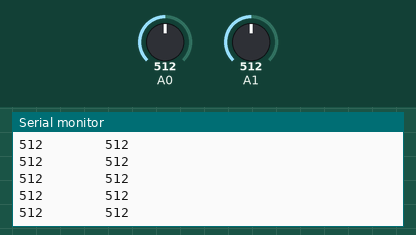
Simulated run of this sketch. Board: Arduino Uno, built with avr-gcc and run on an emulated ATmega328P. Shown: the last lines printed to the serial monitor. Inputs (shaded band) come from the test bench; at power-on: A0 = 512, A1 = 512.

Above: at 1.2 s.
1.3 s: A0 set to 111
At 1.9 s:
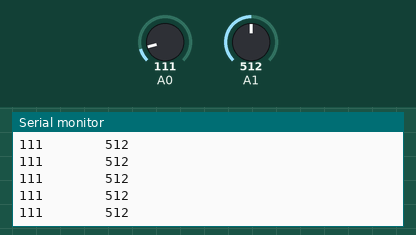
4.3 s: A0 set to 90
At 5.2 s:
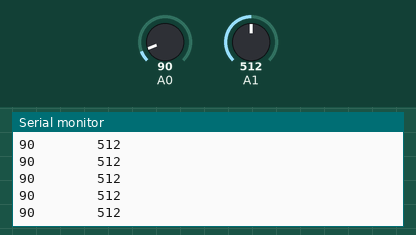
5.8 s: A1 set to 107
At 6.6 s:
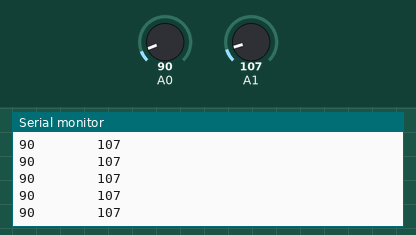
8.8 s: A1 set to 90
At 9.3 s:
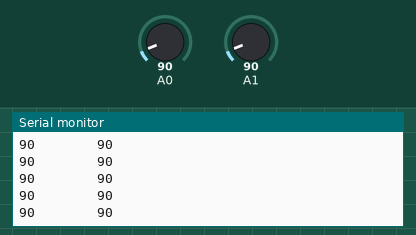
Timing chart, 0 to 11.8 s (numbered marks = the images above; inputs shaded):
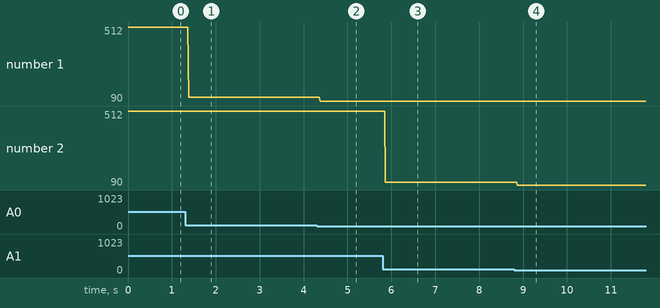

The sketch:

analog_read.ino
```cpp
int enc1=4;
int enc2=5;
void setup() {
  // put your setup code here, to run once:
pinMode(enc1,INPUT);
pinMode(enc2,INPUT);
Serial.begin(9600);
}

void loop() {
  // put your main code here, to run repeatedly:
Serial.print(analogRead(0));Serial.print("        ");Serial.println(analogRead(1));
}
```

Measured:
- after the input at 1.3 s, the serial monitor: prints a new line after 0.08 s (image 1)
- after the input at 4.3 s, the serial monitor: prints a new line after 0.08 s (image 2)
- after the input at 5.8 s, the serial monitor: prints a new line after 0.06 s (image 3)
- after the input at 8.8 s, the serial monitor: prints a new line after 0.07 s (image 4)
- plotted number 1: 512 → 111 after the input at 1.3 s, 111 → 90 after the input at 4.3 s
- plotted number 2: 512 → 107 after the input at 5.8 s
